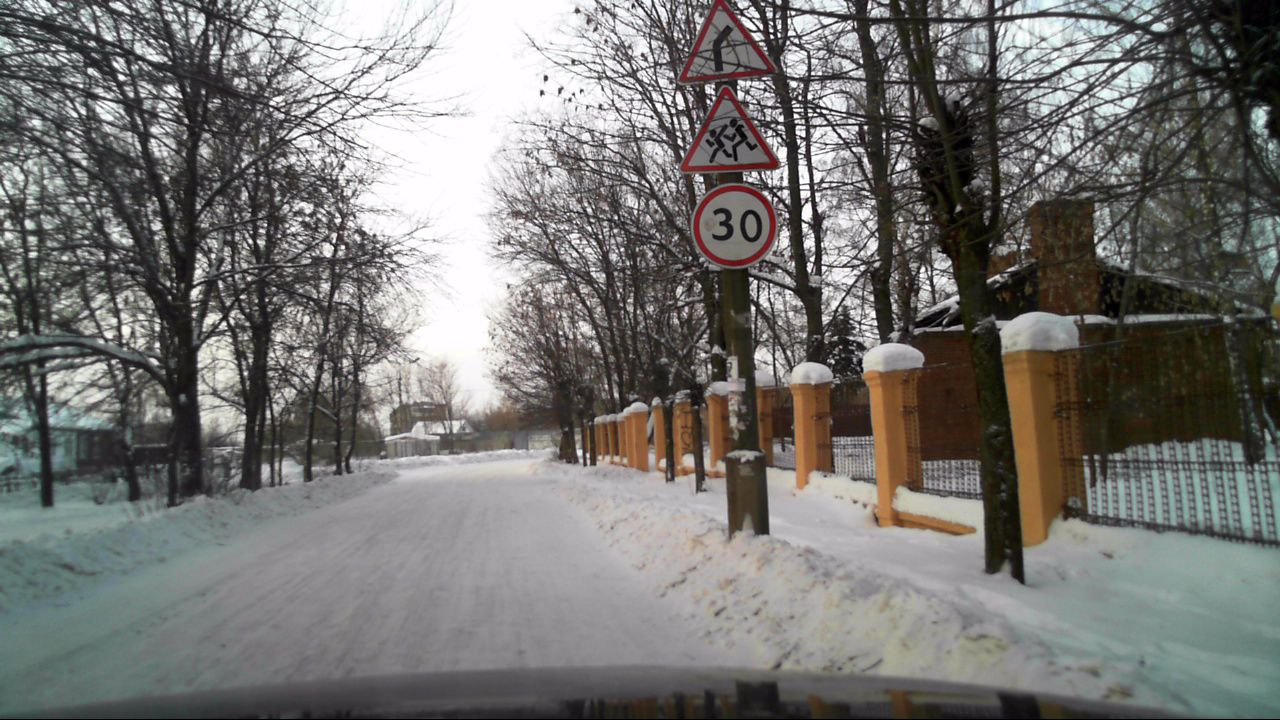
%> input picture test_image/i1.jpg, 1280 x 720 px
$ octave --eval "result = red_detection(imread('test_image/i1.jpg'));"   (GNU Octave 9; MATLAB toolbox functions it lacks are replaced by stand-ins)
%> lines starting %> are read from the running program, lines starting %| are printed output that depends on the picture; in (x1, y1, x2, y2) boxes, pixels count from 0 and x2, y2 are one past the last pixel; in counts of white or black regions, pixels touching at a corner belong together; the program's own positions count from 1
### gray_adjust.m
function Igray = gray_adjust(Iin)
    Igray = rgb2gray(Iin);
    Igray = imadjust(Igray);
end

### hsv_adjust_gaus.m
function [H, S, V, Ihsv] = hsv_adjust(Iin)
    sigma = 1.5;
    Ihsv = rgb2hsv(Iin);
    Ihsv(:,:, 1) = imgaussfilt(Ihsv(:,:, 1),sigma);
    Ihsv(:,:, 2) = imgaussfilt(Ihsv(:,:, 2),sigma);
    Ihsv(:,:, 3) = imgaussfilt(Ihsv(:,:, 3),sigma);
    H = Ihsv(:,:, 1);
    S = Ihsv(:,:, 2);
    V = Ihsv(:,:, 3);
% [7 lines of commented-out code are left out]
end

### hsv_mask_gaus.m
function [M, Hmask,Smask,Vmask] = hsv_mask(H,S,V)
    Hmask = ((H > 0.7));
    Smask = (S > 0.3) & (S < 1);
    Vmask = (V > 0.1) & (V < 0.5);
    M = Hmask & Smask & Vmask;
% [7 lines of commented-out code are left out]

  M = bwareaopen(M, 30);
% [5 lines of commented-out code are left out]

end

### edge_adjust.m
function [BW] = edge_adjust(Igray)
%     figure
    BW = edge(Igray,'canny',0.15,2);
%     imshow(BW);
%     pause
BW = imdilate(BW,strel('disk',2));
BW = imfill(BW,'holes');
% [5 lines of commented-out code are left out]

end

### red_detection.m
function [goodCentres, goodRadii] = red_detection(Iin)
Igray = gray_adjust(Iin);
[hue,saturation,value,Ihsv] = hsv_adjust_gaus(Iin);
[Mred, Mhue, Msaturation, Mvalue] = hsv_mask_gaus(hue,saturation,value);
%> in hsv_mask, `Hmask = ((H > 0.7));`:
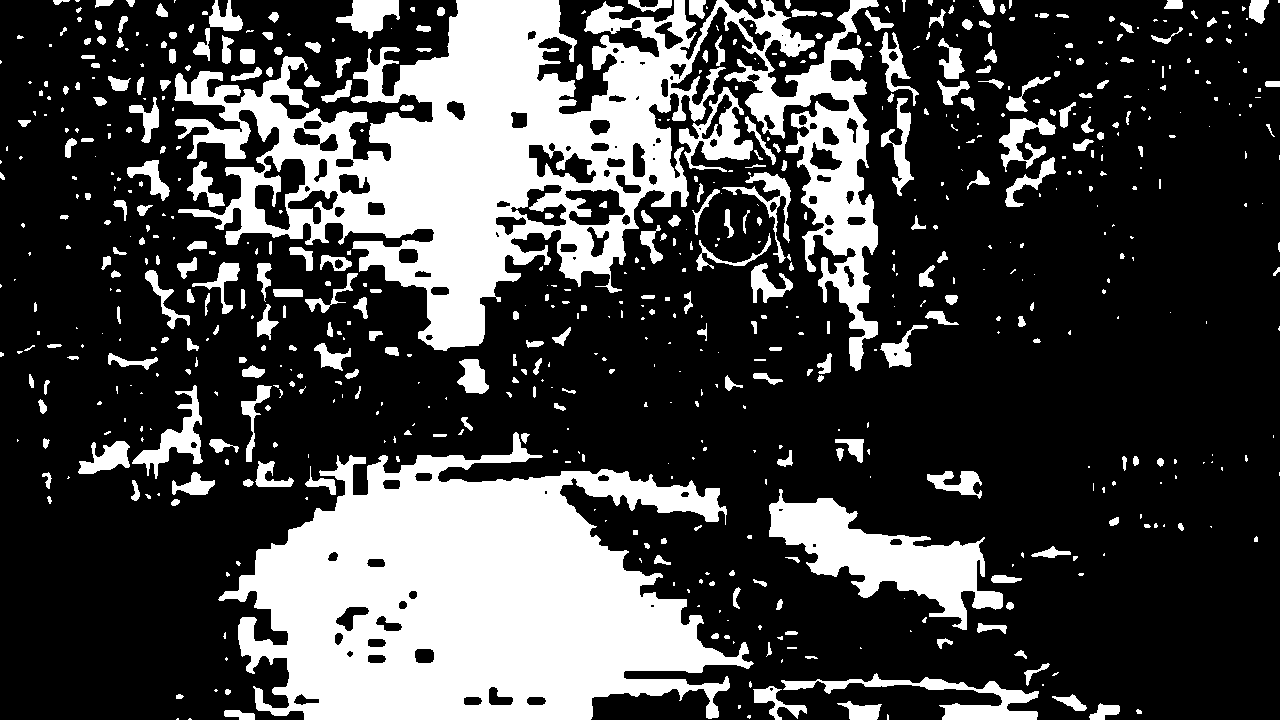
%> Hmask: size 720x1280 logical; 27.4% white; 670 white regions (345 under 20 px), largest, box (x1, y1, x2, y2) and area: (174, 0, 879, 371) 97065, (218, 432, 754, 720) 91511, (769, 489, 1003, 630) 12304
%> in hsv_mask, `Vmask = (V > 0.1) & (V < 0.5);`:
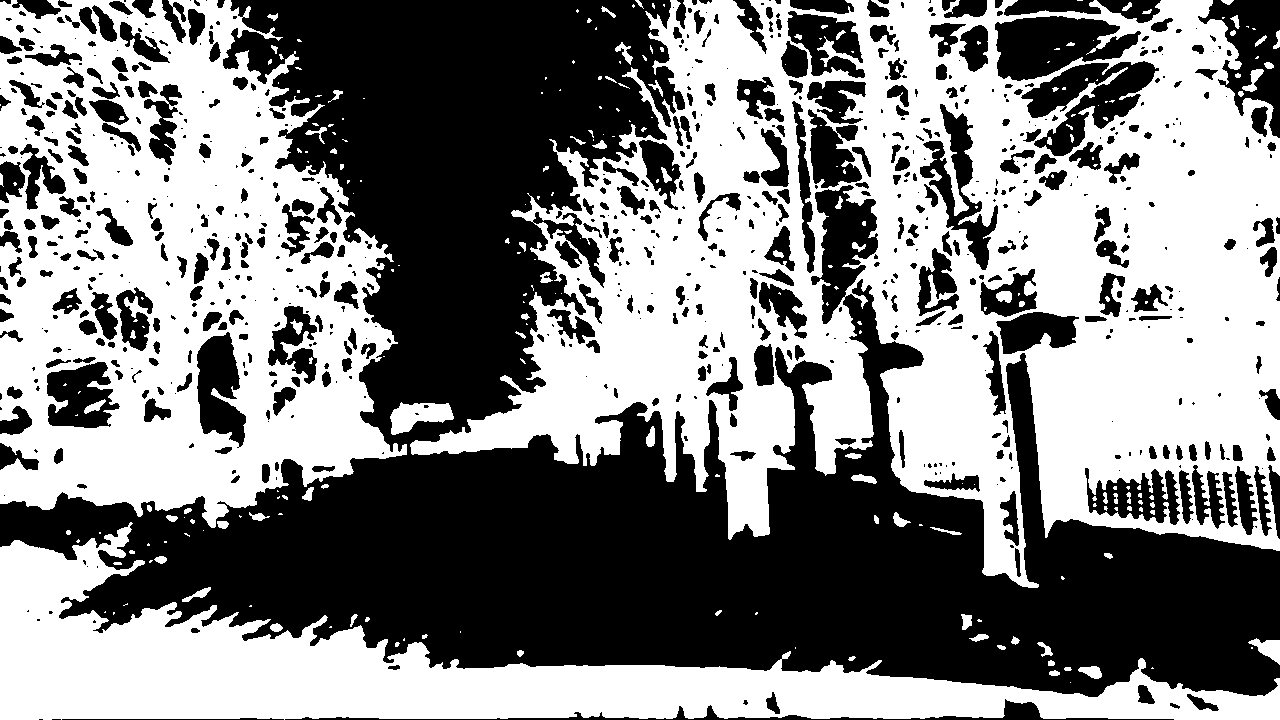
%> Vmask: size 720x1280 logical; 51.4% white; 791 black regions (362 under 20 px), largest, box (x1, y1, x2, y2) and area: (0, 0, 1280, 697) 331216, (995, 16, 1141, 81) 6102, (1021, 61, 1159, 156) 5903
%BW = edge_adjust(Igray);
%M = Mred; %& BW;
BW = edge_adjust(Igray);
%> in edge_adjust, `BW = imfill(BW,'holes');`:
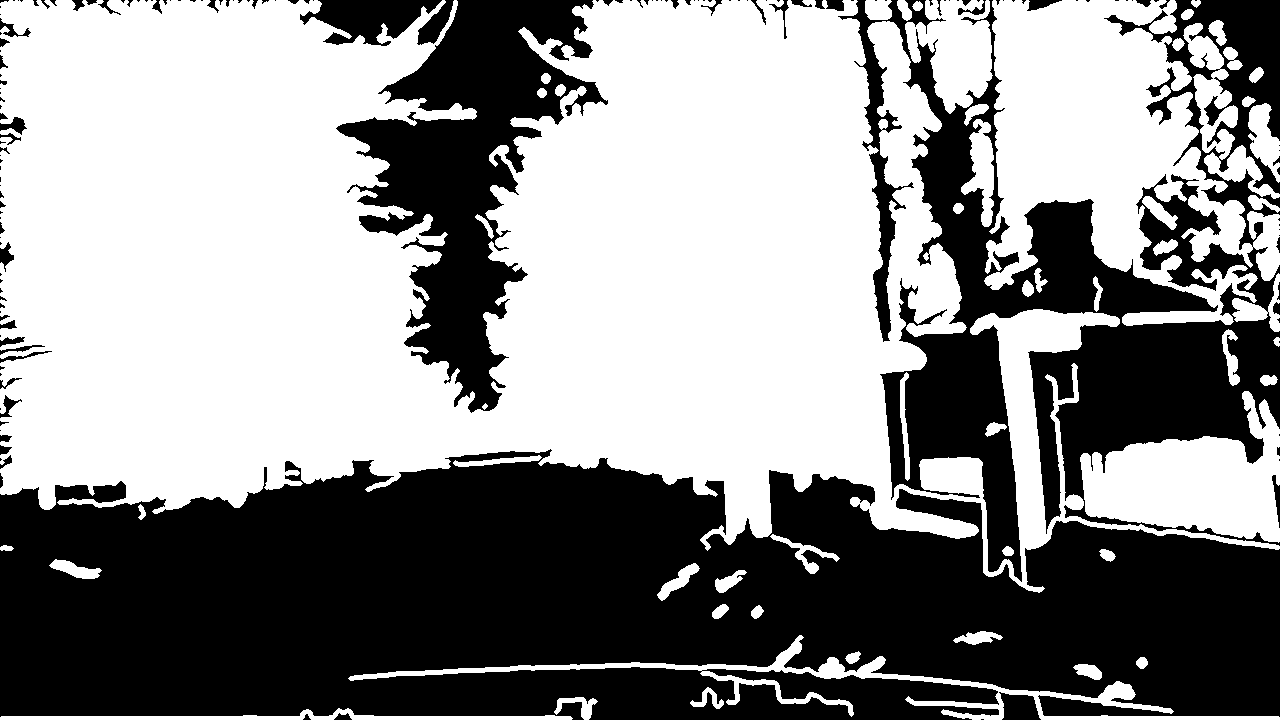
%> BW: size 720x1280 logical; 55.2% white; 166 black regions (106 under 20 px), largest, box (x1, y1, x2, y2) and area: (0, 449, 1280, 720) 264718, (838, 0, 1280, 582) 95264, (336, 0, 608, 413) 43403
M=Mred;

%M= morphological_adjust(M);
rRange = [16 64];

[centersR, radiiR,m] = imfindcircles(M,rRange,'Method','PhaseCode');
goodCentres = [];
goodRadii = [];
if size(m,2)>0
goodM = m(1)-0.1;
else
    goodM = 0;
end
centersR = round(centersR);
radiiR = round(radiiR);
imshow(imoverlay(hsv2rgb(Ihsv), M, 'red'));
% [4 lines of commented-out code are left out]
for i = 1:size(radiiR,1)
    %Sign =  Iin(centersR(i,2)-radiiR(i):centersR(i,2)+radiiR(i),centersR(i,1)-radiiR(i):centersR(i,1)+radiiR(i),:);
    %m = mean2(imfilter(rgb2gray(Sign), fspecial('sobel')))

    goodCentres(end+1,:) = centersR(i,:);
      goodRadii(end+1) = radiiR(i);

end
%     goodCentres = centersR;
%     goodRadii = radiiR;
%imshow(imoverlay(Iin, M, 'green'));
viscircles(goodCentres, goodRadii,'EdgeColor','w');
end
%> in red_detection, `[centersR, radiiR,m] = imfindcircles(M,rRange,'Method','PhaseCode');`: centersR = [736.7 225.2; 728.4 45.37]; radiiR = [40.3; 29.02]; m = [0.271; 0.0931]
%> in red_detection, `goodM = m(1)-0.1;`: goodM = 0.171
%> in red_detection, `centersR = round(centersR);`: centersR = [737 225; 728 45]
%> in red_detection, `radiiR = round(radiiR);`: radiiR = [40; 29]
%> the loop in red_detection, `for i = 1:size(radiiR,1)` made 2 passes
%> after the loop in red_detection, `for i = 1:size(radiiR,1)`: goodCentres = [737 225; 728 45]; goodRadii = [40 29]
%> `result = red_detection(imread('test_image/i1.jpg'));`:
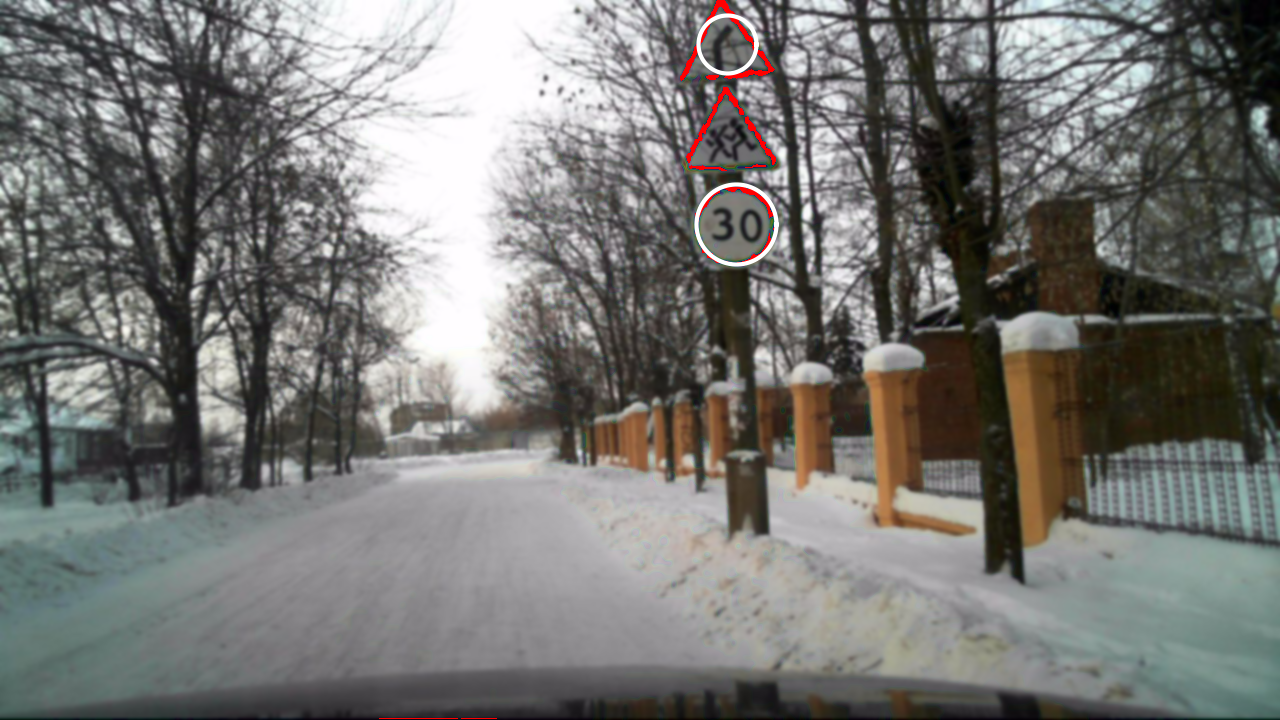
%> figure redrawn from the program's plot data
%> `result = red_detection(imread('test_image/i1.jpg'));`: result = [737 225; 728 45]

$ run again, on test_image/i10.jpg
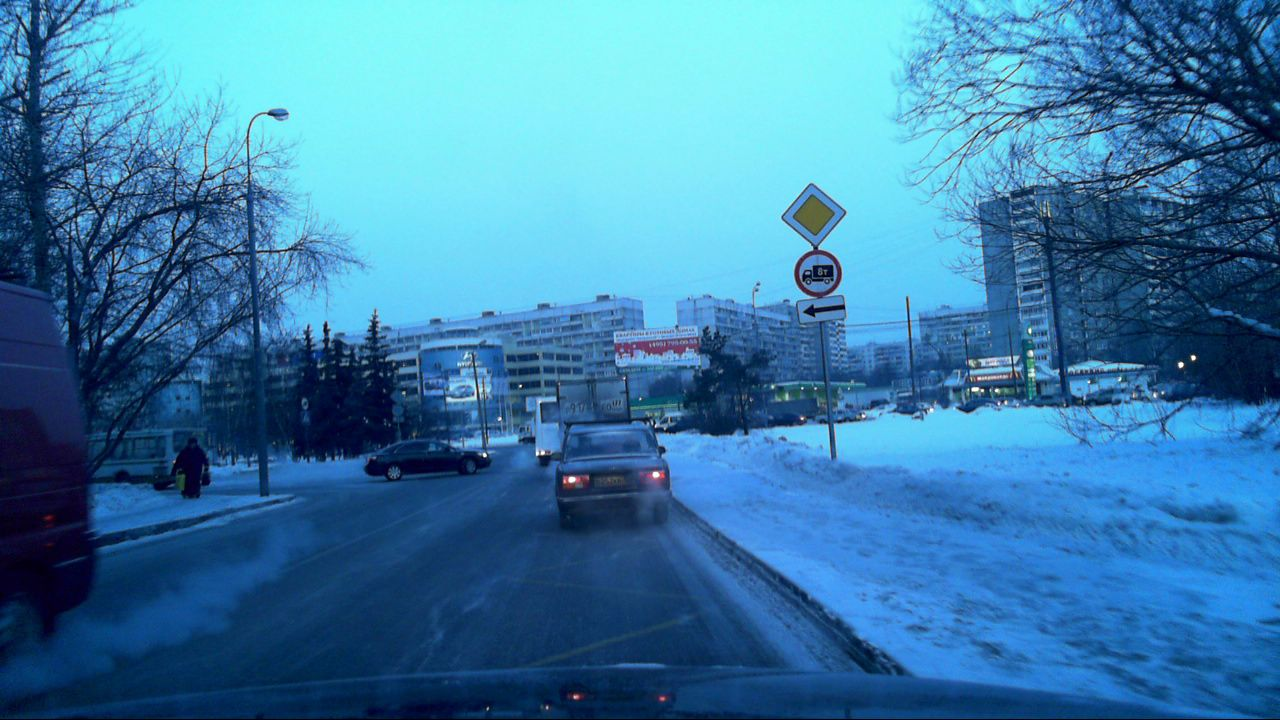
%> input picture test_image/i10.jpg, 1280 x 720 px
%> in hsv_mask, `Hmask = ((H > 0.7));`:
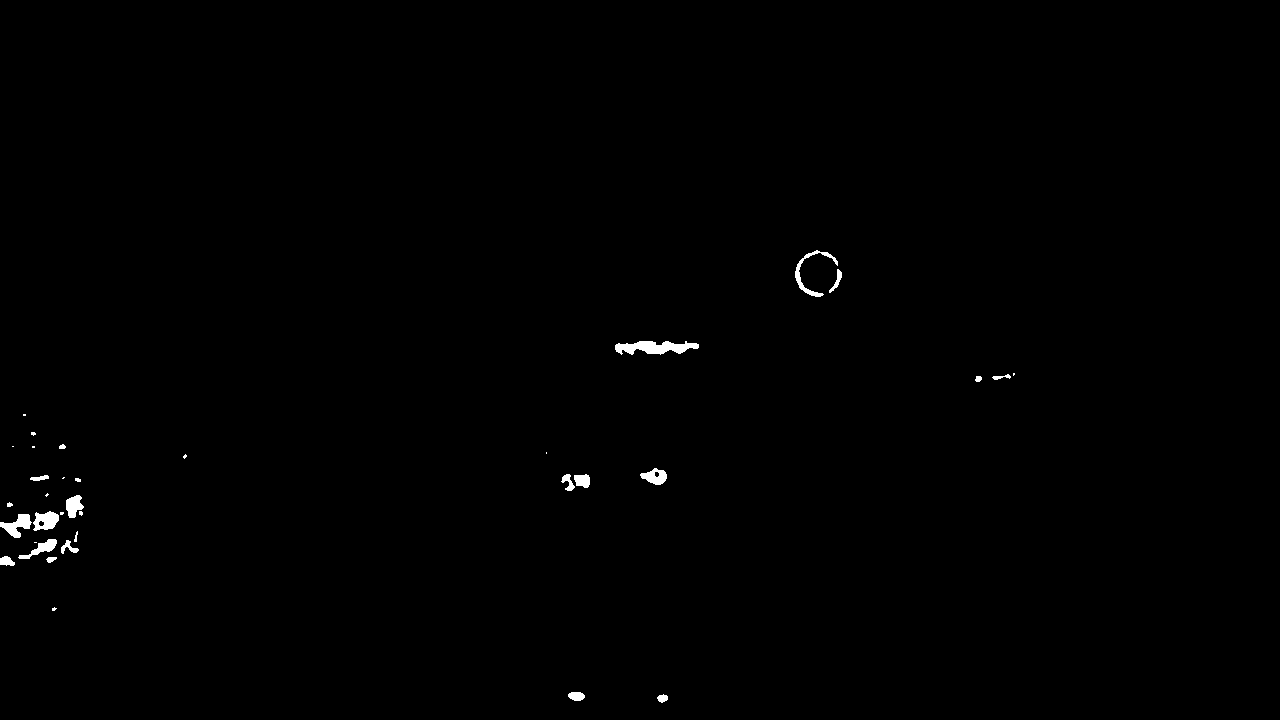
%> Hmask: size 720x1280 logical; 0.42% white; 35 white regions (13 under 20 px), largest, box (x1, y1, x2, y2) and area: (615, 341, 699, 355) 751, (0, 514, 32, 538) 378, (33, 511, 59, 531) 354
%> Smask: size 720x1280 logical; 99.8% white; 63 black regions (41 under 20 px), largest, box (x1, y1, x2, y2) and area: (969, 368, 1020, 382) 297, (968, 358, 999, 368) 170, (470, 382, 487, 399) 156
%> Vmask: size 720x1280 logical; 37.4% white; 187 white regions (110 under 20 px), largest, box (x1, y1, x2, y2) and area: (0, 0, 1280, 720) 249025, (952, 0, 1280, 413) 65225, (506, 321, 898, 471) 17409
%> in red_detection, `[centersR, radiiR,m] = imfindcircles(M,rRange,'Method','PhaseCode');`: centersR = [818.5 274.6; 655.3 322.7; 55.73 529.2]; radiiR = [23.14; 32.32; 17.41]; m = [0.631; 0.119; 0.0807]
%> goodM = 0.531
%> in red_detection, `centersR = round(centersR);`: centersR = [819 275; 655 323; 56 529]
%> in red_detection, `radiiR = round(radiiR);`: radiiR = [23; 32; 17]
%> the loop in red_detection, `for i = 1:size(radiiR,1)` made 3 passes
%> after the loop in red_detection, `for i = 1:size(radiiR,1)`: goodCentres = [819 275; 655 323; 56 529]; goodRadii = [23 32 17]
%> `result = red_detection(imread('test_image/i1.jpg'));`:
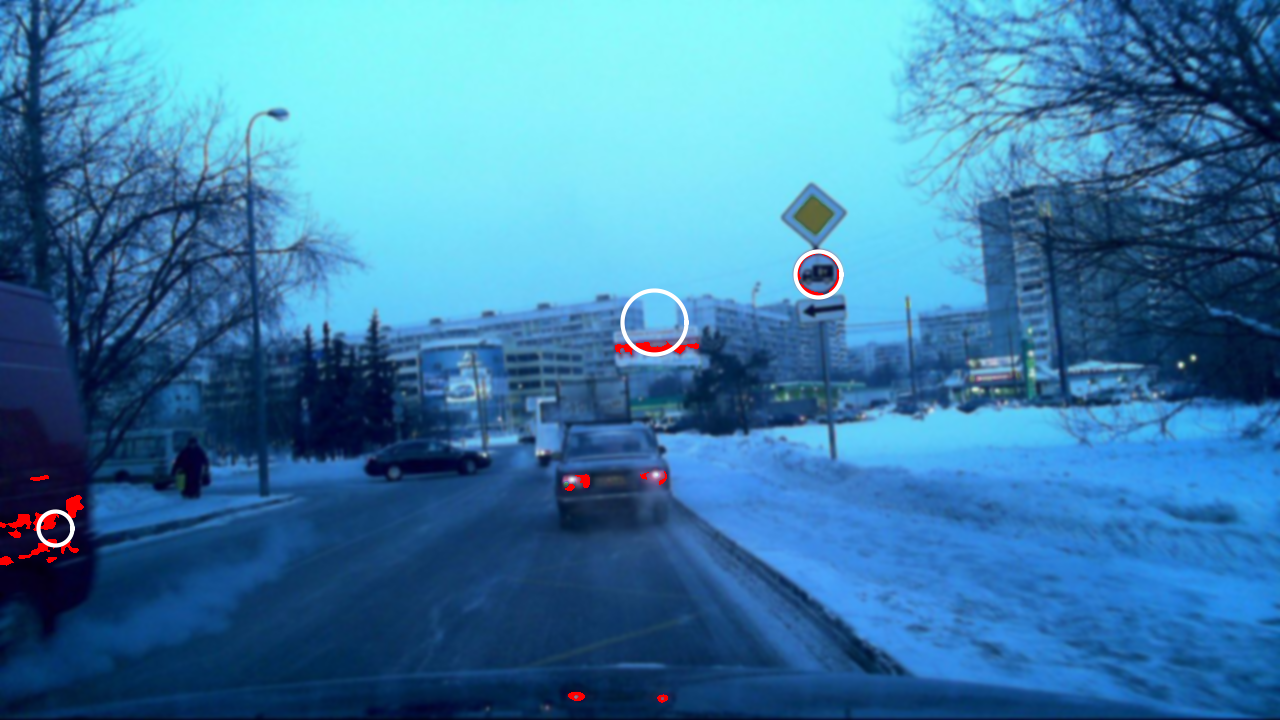
%> figure redrawn from the program's plot data
%> result = [819 275; 655 323; 56 529]
